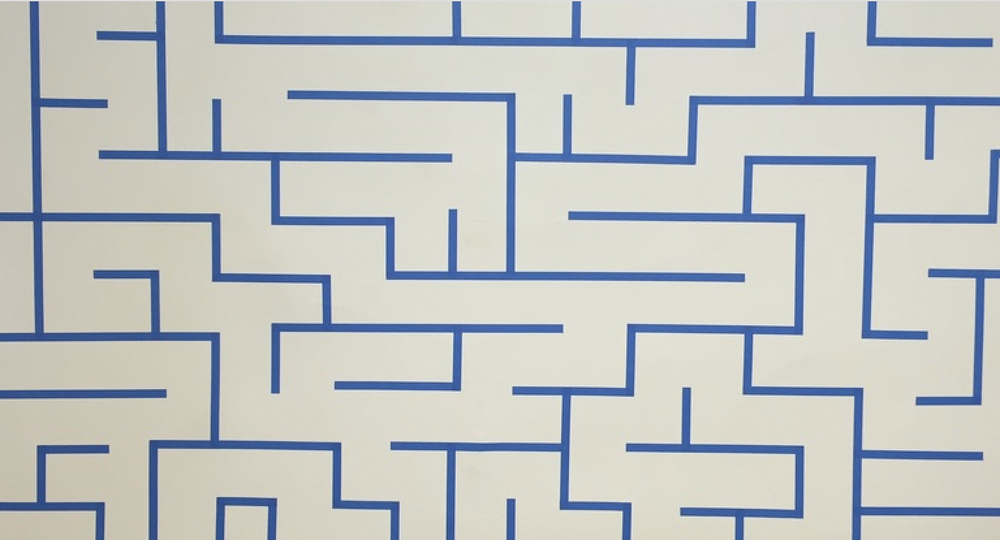
#> input picture path_planning/maze_photos/test_img.png, 1000 x 540 px, shrunk from 1536 x 830 before the run
$ python LineExtractor.py maze_photos/test_img.png
#> lines starting #> are read from the running program, lines starting #| are printed output that depends on the picture; after the words box and inside, x2 and y2 are one past the last pixel; in counts of white or black regions, pixels touching at a corner belong together
"""
@file hough_lines.py
@brief This program demonstrates line finding with the Hough transform
https://docs.opencv.org/3.4.0/d9/db0/tutorial_hough_lines.html
"""
import sys
import math
import cv2 as cv
import numpy as np

def main(argv):

    default_file =  "../../../../data/sudoku.png"
    filename = argv[0] if len(argv) > 0 else default_file
    # Loads an image
    src = cv.imread(filename, cv.IMREAD_GRAYSCALE)
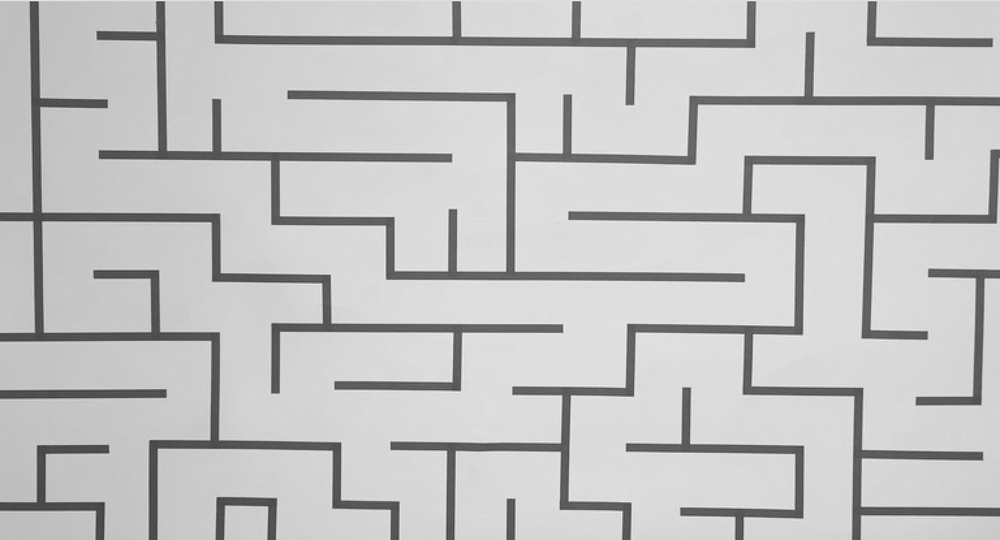
#> src: shape (540, 1000); min 54, max 252, mean 194.8
    # Check if image is loaded fine
    if src is None:
        print ('Error opening image!')
        print ('Usage: hough_lines.py [image_name -- default ' + default_file + '] \n')
        return -1

    dst = cv.Canny(src, 50, 200, None, 3)
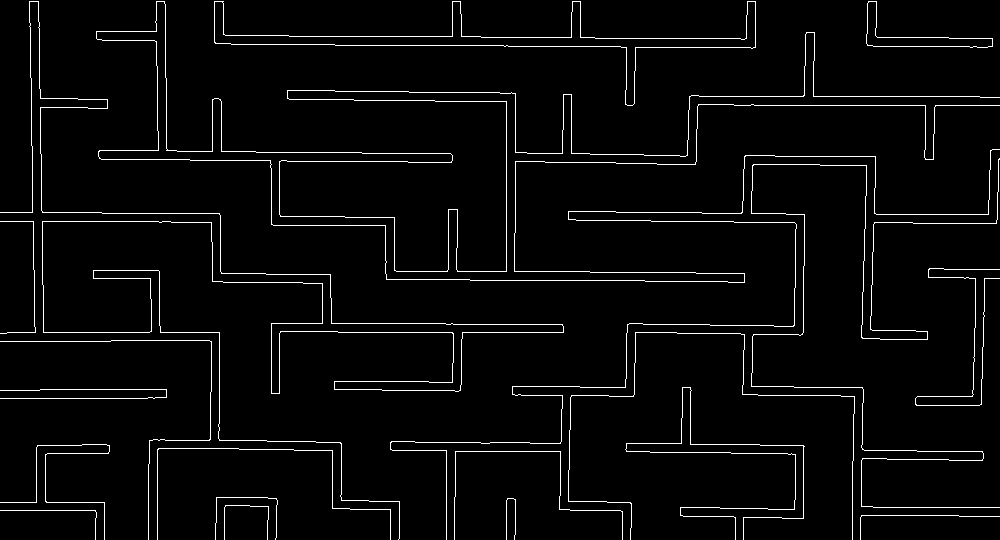
#> dst: shape (540, 1000); 3.4% white in thin lines or dots

    # Copy edges to the images that will display the results in BGR
    cdst = cv.cvtColor(dst, cv.COLOR_GRAY2BGR)
#> cdst: shape (540, 1000, 3); 3.4% white in thin lines or dots
    cdstP = np.copy(cdst)

    lines = cv.HoughLines(dst, 1, np.pi / 180, 150, None, 0, 0)
#> lines = 39 rows, first 8: [332, 1.57], [96, 1.57], [-29, 3.12], [105, 1.57], [221, 1.57], [-38, 3.12], [46, 1.57], [506, 0]

    if lines is not None:
        for i in range(0, len(lines)):
            rho = lines[i][0][0]
            theta = lines[i][0][1]
            a = math.cos(theta)
            b = math.sin(theta)
            x0 = a * rho
            y0 = b * rho
            pt1 = (int(x0 + 1000*(-b)), int(y0 + 1000*(a)))
            pt2 = (int(x0 - 1000*(-b)), int(y0 - 1000*(a)))
            cv.line(cdst, pt1, pt2, (0,0,255), 3, cv.LINE_AA)
#> this loop made 39 passes
#> (rho, theta, a, b, x0, y0, pt1, pt2) on passes 1 to 10: (332, 1.57, -4.37e-08, 1, -1.45e-05, 332, (-1000, 331), (999, 332)), (96, 1.57, -4.37e-08, 1, -4.2e-06, 96, (-1000, 95), (999, 96)), (-29, 3.12, -1, 0.0175, 29, -0.506, (11, -1000), (46, 999)), (105, 1.57, -4.37e-08, 1, -4.59e-06, 105, (-1000, 104), (999, 105)), (221, 1.57, -4.37e-08, 1, -9.66e-06, 221, (-1000, 220), (999, 221)), (-38, 3.12, -1, 0.0175, 37.99, -0.663, (20, -1000), (55, 999)), (46, 1.57, -4.37e-08, 1, -2.01e-06, 46, (-1000, 45), (999, 46)), (506, 0, 1, 0, 506, 0, (506, 1000), (506, -1000)), (269, 1.59, -0.0175, 1, -4.69, 269, (-1004, 251), (995, 286)), (451, 1.57, -4.37e-08, 1, -1.97e-05, 451, (-1000, 450), (999, 451))
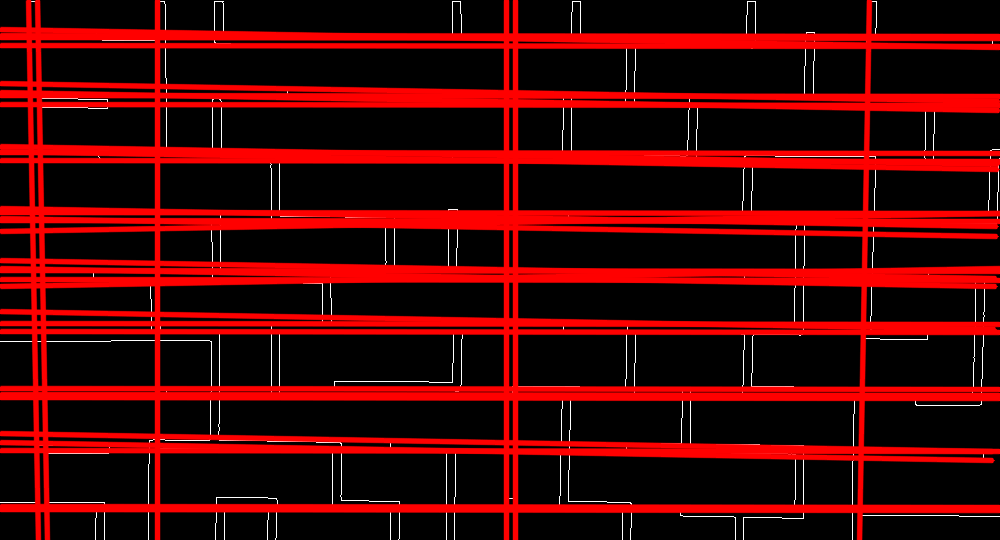
#> cdst: shape (540, 1000, 3); mean B, G, R 2.5, 2.5, 71.8


    linesP = cv.HoughLinesP(dst, 1, np.pi / 180, 50, None, 100, 50)
#> linesP = 92 rows, first 6: [338, 332, 563, 332], [689, 105, 999, 105], [29, 1, 37, 446], [102, 213, 219, 213], [38, 1, 47, 510], [689, 96, 979, 96]

    if linesP is not None:
        for i in range(0, len(linesP)):
            l = linesP[i][0]
            cv.line(cdstP, (l[0], l[1]), (l[2], l[3]), (0,0,255), 3, cv.LINE_AA)
#> this loop made 92 passes
#> l on passes 1 to 12: [338, 332, 563, 332], [689, 105, 999, 105], [29, 1, 37, 446], [102, 213, 219, 213], [38, 1, 47, 510], [689, 96, 979, 96], [0, 221, 271, 221], [446, 324, 562, 324], [40, 389, 219, 389], [794, 507, 999, 507], [506, 280, 506, 37], [795, 457, 982, 460]
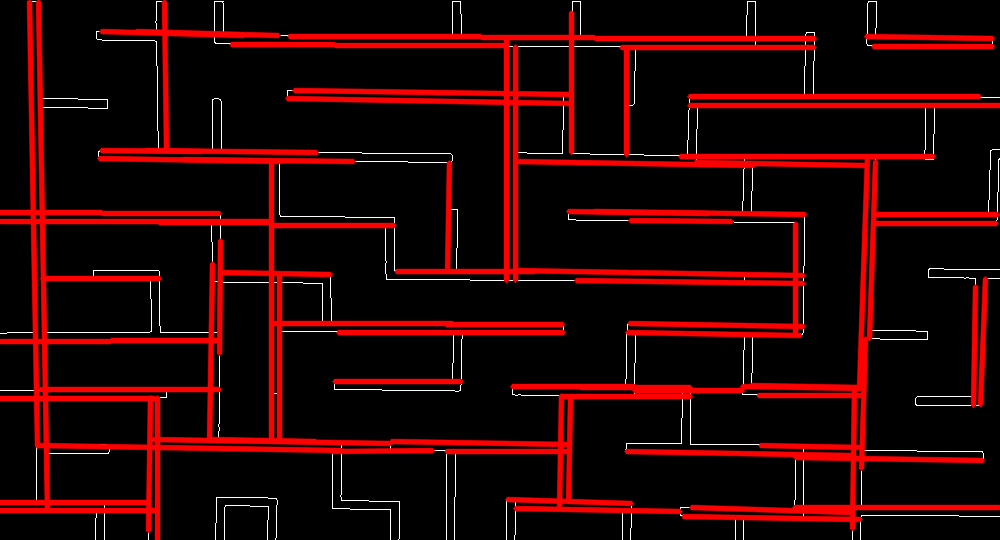
#> cdstP: shape (540, 1000, 3); mean B, G, R 2.9, 2.9, 40

    cv.imshow("Source", dst)
    cv.imshow("Detected Lines (in red) - Standard Hough Line Transform", cdst)
    cv.imshow("Detected Lines (in red) - Probabilistic Line Transform", cdstP)

    cv.waitKey()
    return 0

def skeletonize(img):
    """ OpenCV function to return a skeletonized version of img, a Mat object"""

    #  hat tip to http://felix.abecassis.me/2011/09/opencv-morphological-skeleton/

    img = img.copy() # don't clobber original
    skel = img.copy()

    skel[:,:] = 0
    kernel = cv2.getStructuringElement(cv2.MORPH_CROSS, (3,3))

    while True:
        eroded = cv2.morphologyEx(img, cv2.MORPH_ERODE, kernel)
        temp = cv2.morphologyEx(eroded, cv2.MORPH_DILATE, kernel)
        temp  = cv2.subtract(img, temp)
        skel = cv2.bitwise_or(skel, temp)
        img[:,:] = eroded[:,:]
        if cv2.countNonZero(img) == 0:
            break

    return skel

if __name__ == "__main__":
    main(sys.argv[1:])

$ run again, on Presentation/raw.jpg
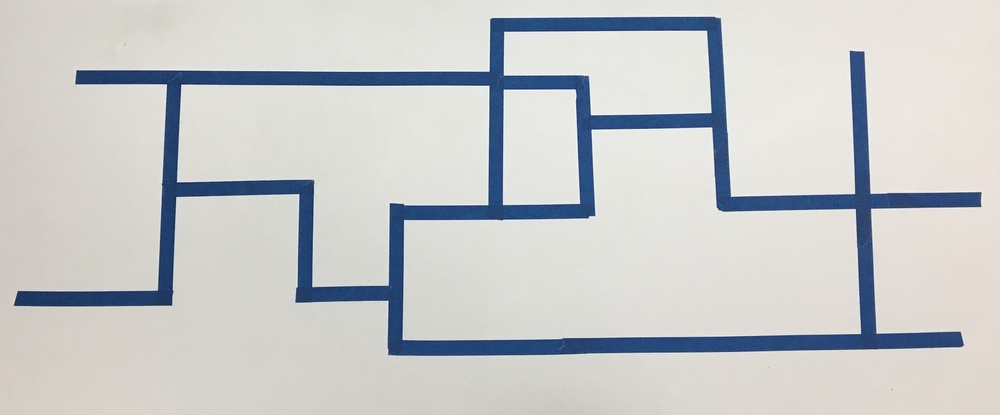
#> input picture Presentation/raw.jpg, 1000 x 415 px, shrunk from 1600 x 664 before the run
#> dst: shape (415, 1000); 1.6% white in thin lines or dots, all inside (x1, y1, x2, y2) = (14, 16, 982, 391)
#> lines = [[348, 1.55], [364, 1.55], [71, 1.57], [85, 1.57], [209, 1.55], [355, 1.57]]
#> the loop in main, `for i in range(0, len(lines)):` made 6 passes
#> (rho, theta, a, x0, y0, pt1, pt2) on passes 1 to 6: (348, 1.55, 0.0175, 6.07, 347.9, (-993, 365), (1005, 330)), (364, 1.55, 0.0175, 6.35, 363.9, (-993, 381), (1006, 346)), (71, 1.57, -4.37e-08, -3.1e-06, 71, (-1000, 70), (999, 71)), (85, 1.57, -4.37e-08, -3.72e-06, 85, (-1000, 84), (999, 85)), (209, 1.55, 0.0175, 3.65, 209, (-996, 226), (1003, 191)), (355, 1.57, -4.37e-08, -1.55e-05, 355, (-1000, 354), (999, 355))
#> after the loop in main, `for i in range(0, len(lines)):`:
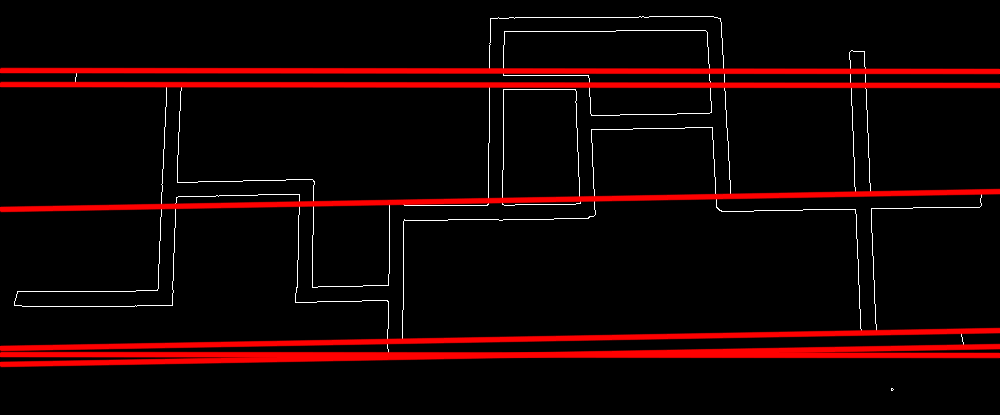
#> cdst: shape (415, 1000, 3); mean B, G, R 2.7, 2.7, 21.6
#> linesP = 37 rows, first 6: [474, 355, 960, 347], [387, 341, 960, 331], [236, 85, 488, 85], [226, 71, 503, 71], [56, 306, 172, 304], [76, 70, 228, 70]
#> the loop in main, `for i in range(0, len(linesP)):` made 37 passes
#> after the loop in main, `for i in range(0, len(linesP)):`:
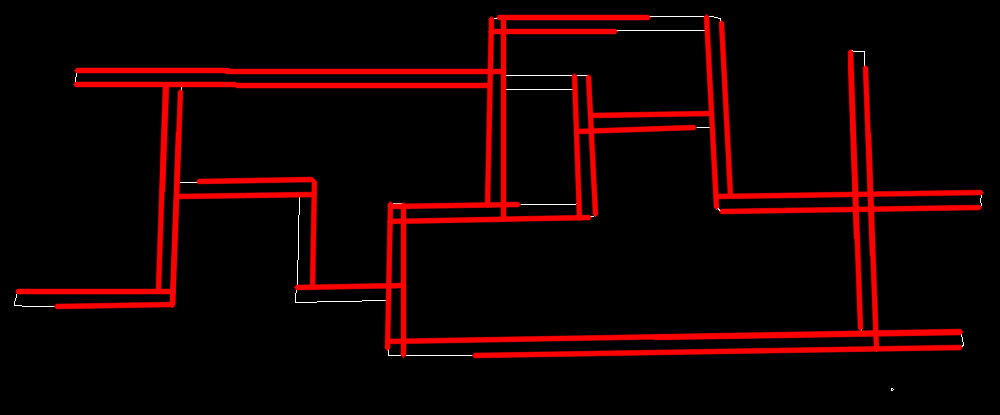
#> cdstP: shape (415, 1000, 3); mean B, G, R 0.5, 0.5, 21.5
